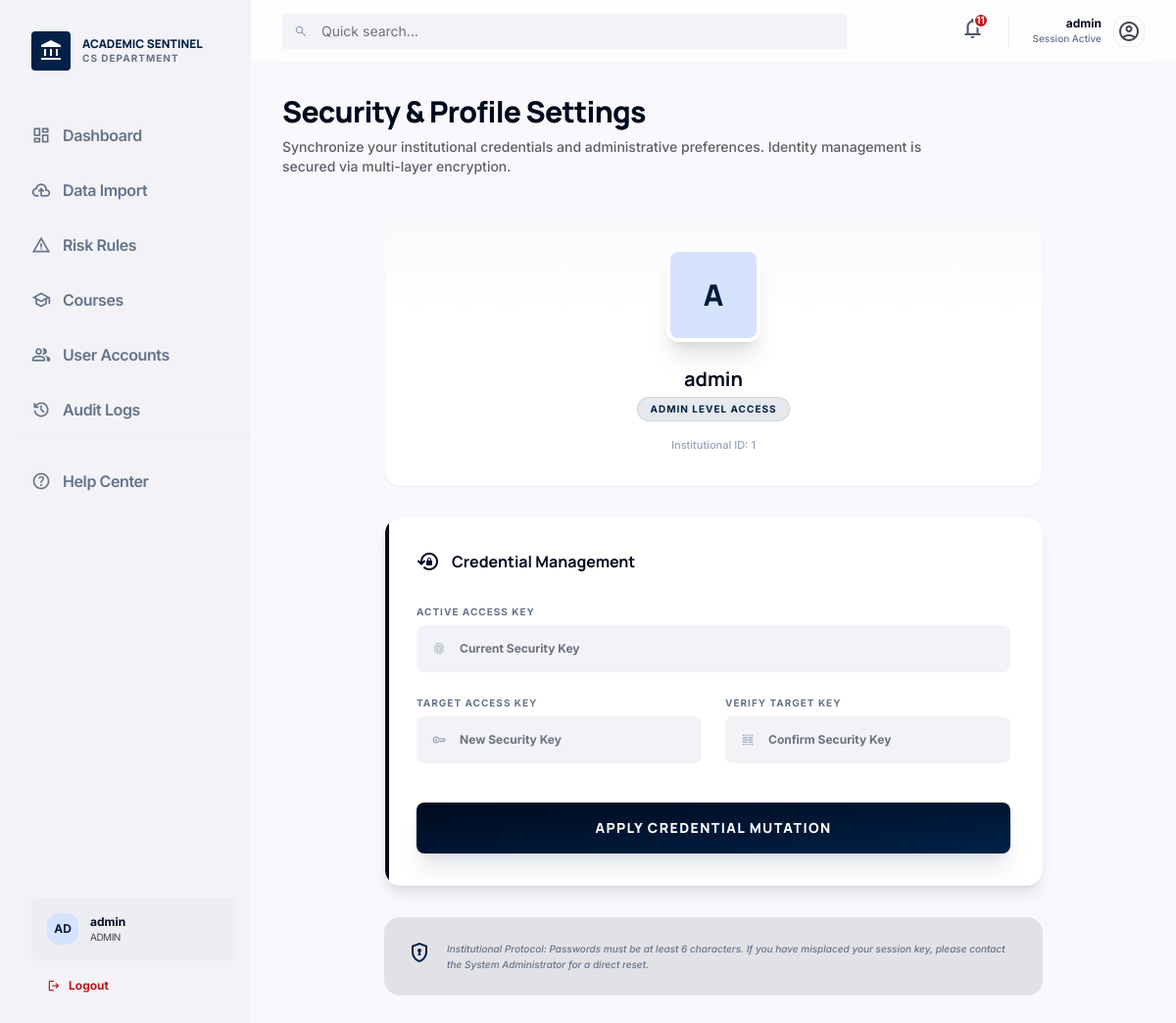
Screenshot of /profile (signed in) with the database file from the repository.
### backend/models.py (models this page shows, shortened)
class User(UserMixin, db.Model):
    __tablename__ = 'users'
    id = db.Column(db.Integer, primary_key=True)
    username = db.Column(db.String(64), unique=True, nullable=True)
    email = db.Column(db.String(120), unique=True, nullable=False)
    password_hash = db.Column(db.String(128))
    role = db.Column(db.String(20), default='Staff')  # Admin or Staff
    is_active = db.Column(db.Boolean, default=True)
    created_at = db.Column(db.DateTime, default=datetime.utcnow)

### backend/routes/auth.py (the view, shortened to what this page needs)
@auth_bp.route('/profile', methods=['GET', 'POST'])
@login_required
def profile():
    return render_template('auth/profile.html')

### templates/auth/profile.html (shortened to what this page needs)
{% extends "base.html" %}
{% block content %}
<div class="flex flex-col gap-2 mb-10">
    <h2 class="text-3xl font-extrabold font-manrope text-primary tracking-tight">Security & Profile Settings</h2>
    <p class="text-secondary max-w-2xl font-body text-sm font-medium">
        Synchronize your institutional credentials and administrative preferences. Identity management is secured via multi-layer encryption.
    </p>
</div>
<div class="max-w-2xl mx-auto space-y-8">
    <div class="bg-white rounded-2xl border border-outline-variant/10 shadow-sm p-8 text-center relative overflow-hidden">
        <div class="relative z-10 flex flex-col items-center">
            <div class="w-24 h-24 bg-primary-fixed rounded-full border-4 border-white shadow-xl mb-6 flex items-center justify-center font-headline font-extrabold text-3xl text-on-primary-fixed">
                {{ (current_user.username or current_user.email)[:1].upper() }}
            </div>
            <h2 class="text-xl font-bold text-primary mb-1">{{ current_user.username or current_user.email }}</h2>
            <div class="flex items-center gap-2 mb-4">
                <span class="px-3 py-1 bg-primary-container/10 text-primary-container text-[10px] font-bold uppercase tracking-widest rounded-full border border-primary-container/10">
                    {{ current_user.role }} Level Access
                </span>
            </div>
            <p class="text-[11px] font-medium text-slate-400">Institutional ID: {{ current_user.id }}</p>
        </div>
    </div>
    <div class="bg-white rounded-2xl border border-outline-variant/10 shadow-lg p-8 relative overflow-hidden">
        <div class="absolute top-0 left-0 w-1 h-full bg-primary"></div>
        <div class="flex items-center gap-3 mb-8">
            <span class="material-symbols-outlined text-primary">lock_reset</span>
            <h3 class="font-headline font-bold text-primary">Credential Management</h3>
        </div>
        <form method="POST" class="space-y-6">
            <div class="space-y-1.5">
                <label class="block text-[10px] font-bold text-slate-500 uppercase tracking-widest">Active Access Key</label>
                <div class="relative group">
                    <span class="material-symbols-outlined absolute left-4 top-1/2 -translate-y-1/2 text-slate-400 text-sm group-focus-within:text-primary transition-colors">fingerprint</span>
                    <input type="password" name="current_password" required placeholder="Current Security Key" class="w-full pl-11 pr-4 py-4 bg-surface-container-low border-none rounded-xl text-xs font-bold text-primary focus:ring-2 focus:ring-primary-container transition-all">
                </div>
            </div>
            <div class="grid grid-cols-1 md:grid-cols-2 gap-6">
                <div class="space-y-1.5">
                    <label class="block text-[10px] font-bold text-slate-500 uppercase tracking-widest">Target Access Key</label>
                    <div class="relative group">
                        <span class="material-symbols-outlined absolute left-4 top-1/2 -translate-y-1/2 text-slate-400 text-sm group-focus-within:text-primary transition-colors">key</span>
                        <input type="password" name="new_password" required minlength="6" placeholder="New Security Key" class="w-full pl-11 pr-4 py-4 bg-surface-container-low border-none rounded-xl text-xs font-bold text-primary focus:ring-2 focus:ring-primary-container transition-all">
                    </div>
                </div>
                <div class="space-y-1.5">
                    <label class="block text-[10px] font-bold text-slate-500 uppercase tracking-widest">Verify Target Key</label>
                    <div class="relative group">
                        <span class="material-symbols-outlined absolute left-4 top-1/2 -translate-y-1/2 text-slate-400 text-sm group-focus-within:text-primary transition-colors">key_visualizer</span>
                        <input type="password" name="confirm_password" required placeholder="Confirm Security Key" class="w-full pl-11 pr-4 py-4 bg-surface-container-low border-none rounded-xl text-xs font-bold text-primary focus:ring-2 focus:ring-primary-container transition-all">
                    </div>
                </div>
            </div>
            <div class="pt-4">
                <button type="submit" class="w-full py-4 bg-gradient-to-br from-[#000a1e] to-primary-container text-white rounded-xl font-headline font-extrabold text-sm shadow-xl shadow-primary-container/10 hover:scale-[1.01] active:scale-[0.99] transition-all flex items-center justify-center gap-2 uppercase tracking-widest">
                    Apply Credential Mutation
                </button>
            </div>
        </form>
    </div>
    <div class="bg-surface-container-highest p-6 rounded-2xl flex items-start gap-4">
        <span class="material-symbols-outlined text-primary-container">encrypted</span>
        <p class="text-[10px] text-slate-500 font-medium leading-relaxed italic">
            Institutional Protocol: Passwords must be at least 6 characters. If you have misplaced your session key, please contact the System Administrator for a direct reset.
        </p>
    </div>
</div>
{% endblock %}

### templates/base.html (shortened to what this page needs)
<!DOCTYPE html>
<html class="light" lang="en">
<head>
    <script src="https://cdn.tailwindcss.com?plugins=forms,container-queries"></script>
    <script id="tailwind-config">
        tailwind.config = {
            darkMode: "class",
            theme: {
                extend: {
                    "colors": {
                        "on-background": "#191c1e",
                        "tertiary-fixed": "#ffd9df",
                        "secondary": "#5c5f60",
                        "primary-container": "#002147",
                        "primary-fixed-dim": "#aec7f6",
                        "secondary-fixed": "#e1e3e4",
                        "outline-variant": "#c4c6cf",
                        "on-primary-fixed-variant": "#2d476f",
                        "surface-container-lowest": "#ffffff",
                        "on-tertiary-fixed": "#3f0018",
                        "primary": "#000a1e",
                        "tertiary": "#200008",
                        "on-secondary-fixed-variant": "#454748",
                        "surface-container-highest": "#e2e2e6",
                        "on-primary": "#ffffff",
                        "surface-container": "#edeef1",
                        "on-secondary": "#ffffff",
                        "on-tertiary": "#ffffff",
                        "tertiary-container": "#4a001d",
                        "on-tertiary-container": "#f4447e",
                        "surface-container-high": "#e7e8eb",
                        "on-surface-variant": "#44474e",
                        "tertiary-fixed-dim": "#ffb1c2",
                        "on-primary-container": "#708ab5",
                        "surface-variant": "#e2e2e6",
                        "inverse-primary": "#aec7f6",
                        "outline": "#74777f",
                        "on-secondary-container": "#626566",
                        "surface-tint": "#465f88",
                        "on-error-container": "#93000a",
                        "background": "#f9f9fd",
                        "inverse-surface": "#2e3133",
                        "surface-container-low": "#f3f3f7",
                        "surface": "#f9f9fd",
                        "primary-fixed": "#d6e3ff",
                        "secondary-fixed-dim": "#c5c7c8",
                        "secondary-container": "#e1e3e4",
                        "error": "#ba1a1a",
                        "error-container": "#ffdad6",
                        "on-primary-fixed": "#001b3d",
                        "on-tertiary-fixed-variant": "#8f003f",
                        "inverse-on-surface": "#f0f0f4",
                        "on-error": "#ffffff",
                        "on-secondary-fixed": "#191c1d",
                        "surface-dim": "#d9dadd",
                        "surface-bright": "#f9f9fd",
                        "on-surface": "#191c1e"
                    },
                    "borderRadius": {
                        "DEFAULT": "0.125rem",
                        "lg": "0.25rem",
                        "xl": "0.5rem",
                        "full": "0.75rem"
                    },
                    "fontFamily": {
                        "headline": ["Manrope"],
                        "body": ["Inter"],
                        "label": ["Inter"]
                    }
                },
            },
        }
    </script>
</head>
<body class="bg-surface text-on-surface min-h-screen {% if current_user.is_authenticated %}flex{% endif %}">
    {% if current_user.is_authenticated %}
    <aside class="h-screen w-64 fixed left-0 top-0 bg-[#f3f3f7] dark:bg-slate-900 flex flex-col py-8 pl-4 z-50">
        <div class="mb-10 px-4">
            <div class="flex items-center gap-3">
                <div class="w-10 h-10 bg-primary-container rounded-lg flex items-center justify-center text-white">
                    <span class="material-symbols-outlined" style="font-variation-settings: 'FILL' 1;">account_balance</span>
                </div>
                <div>
                    <h1 class="text-xs font-extrabold text-[#002147] dark:text-white font-headline leading-tight">ACADEMIC SENTINEL</h1>
                    <p class="text-[10px] text-slate-500 font-manrope font-bold tracking-widest uppercase">CS Department</p>
                </div>
            </div>
        </div>
        <nav class="flex-1 space-y-1">
            {% if current_user.role == 'Admin' %}
            <a class="flex items-center gap-3 px-4 py-3 text-slate-500 font-manrope font-semibold tracking-tight hover:bg-white rounded-l-lg transition-all" href="{{ url_for('admin.dashboard') }}">
                <span class="material-symbols-outlined text-xl">dashboard</span>
                <span>Dashboard</span>
            </a>
            <a class="flex items-center gap-3 px-4 py-3 text-slate-500 font-manrope font-semibold tracking-tight hover:bg-white rounded-l-lg transition-all" href="{{ url_for('admin.import_data') }}">
                <span class="material-symbols-outlined text-xl">cloud_upload</span>
                <span>Data Import</span>
            </a>
            <a class="flex items-center gap-3 px-4 py-3 text-slate-500 font-manrope font-semibold tracking-tight hover:bg-white rounded-l-lg transition-all" href="{{ url_for('admin.risk_rules') }}">
                <span class="material-symbols-outlined text-xl">warning</span>
                <span>Risk Rules</span>
            </a>
            <a class="flex items-center gap-3 px-4 py-3 text-slate-500 font-manrope font-semibold tracking-tight hover:bg-white rounded-l-lg transition-all" href="{{ url_for('admin.courses') }}">
                <span class="material-symbols-outlined text-xl">school</span>
                <span>Courses</span>
            </a>
            <a class="flex items-center gap-3 px-4 py-3 text-slate-500 font-manrope font-semibold tracking-tight hover:bg-white rounded-l-lg transition-all" href="{{ url_for('admin.users') }}">
                <span class="material-symbols-outlined text-xl">group</span>
                <span>User Accounts</span>
            </a>
            <a class="flex items-center gap-3 px-4 py-3 text-slate-500 font-manrope font-semibold tracking-tight hover:bg-white rounded-l-lg transition-all" href="{{ url_for('admin.audit_logs') }}">
                <span class="material-symbols-outlined text-xl">history</span>
                <span>Audit Logs</span>
            </a>
            {% endif %}
            <div class="mt-8 pt-4 border-t border-outline-variant/10">
                <a class="flex items-center gap-3 px-4 py-3 text-slate-500 font-manrope font-semibold tracking-tight hover:bg-white rounded-l-lg transition-all" href="{{ url_for('help.index') }}">
                    <span class="material-symbols-outlined text-xl">help_outline</span>
                    <span>Help Center</span>
                </a>
            </div>
        </nav>
        <div class="mt-auto px-4">
            <div class="bg-surface-container rounded-xl p-4 flex items-center gap-3">
                <div class="w-8 h-8 rounded-full bg-primary-fixed flex items-center justify-center font-bold text-xs text-on-primary-fixed">
                    {{ current_user.username[:2]|upper }}
                </div>
                <div class="overflow-hidden">
                    <p class="text-xs font-bold text-primary truncate">{{ current_user.username }}</p>
                    <p class="text-[10px] text-on-surface-variant uppercase tracking-tighter">{{ current_user.role }}</p>
                </div>
            </div>
            <a href="{{ url_for('auth.logout') }}" class="flex items-center gap-2 mt-4 px-4 text-xs font-bold text-error hover:opacity-70 transition-all">
                <span class="material-symbols-outlined text-sm">logout</span>
                Logout
            </a>
        </div>
    </aside>
    <div class="flex-1 ml-64 min-h-screen flex flex-col">
        <header class="fixed top-0 right-0 w-[calc(100%-16rem)] z-40 bg-white/70 backdrop-blur-md flex justify-between items-center h-16 px-8 border-b border-outline-variant/10">
            <div class="flex items-center flex-1 max-w-xl">
                <div class="relative w-full">
                    <span class="material-symbols-outlined absolute left-3 top-1/2 -translate-y-1/2 text-slate-400 text-sm">search</span>
                    <input class="w-full bg-surface-container-low border-none rounded-sm py-2 pl-10 pr-4 text-sm focus:ring-1 focus:ring-primary-container" placeholder="Quick search..." type="text"/>
                </div>
            </div>
            <div class="flex items-center gap-6">
                <a href="{{ url_for('notify.index') }}" class="relative text-slate-600 hover:text-[#002147] transition-all">
                    <span class="material-symbols-outlined">notifications</span>
                    {% if unread_notif_count > 0 %}
                    <span class="absolute -top-1 -right-1 w-4 h-4 bg-error text-white text-[10px] font-bold rounded-full flex items-center justify-center border-2 border-white">
                        {{ unread_notif_count }}
                    </span>
                    {% endif %}
                </a>
                <a href="{{ url_for('auth.profile') }}" class="flex items-center gap-3 group">
                    <div class="text-right hidden sm:block">
                        <div class="text-xs font-bold text-primary group-hover:text-primary-container transition-colors">{{ current_user.username }}</div>
                        <div class="text-[10px] text-slate-500 font-medium">Session Active</div>
                    </div>
                    <div class="w-8 h-8 rounded-full overflow-hidden border border-outline-variant/30 group-hover:border-primary-container transition-all">
                        <span class="material-symbols-outlined text-on-surface-variant flex items-center justify-center h-full">account_circle</span>
                    </div>
                </a>
            </div>
        </header>
        <main class="mt-16 p-8 flex-1">
            {% block content %}{% endblock %}
        </main>
    </div>
    {% else %}
        {% block auth_content %}{% endblock %}
    {% endif %}
</body>
</html>

### templates/base.html (style rules this page uses)
.material-symbols-outlined { font-variation-settings: 'FILL' 0, 'wght' 400, 'GRAD' 0, 'opsz' 24; }
body { font-family: 'Inter', sans-serif; }
h1, h2, h3, h4, .font-headline { font-family: 'Manrope', sans-serif; }

### rows the page displays
User: username "AD", username "admin", role "ADMIN", username "A", id "1"

### other values shown
{{ unread_notif_count }} "11"
